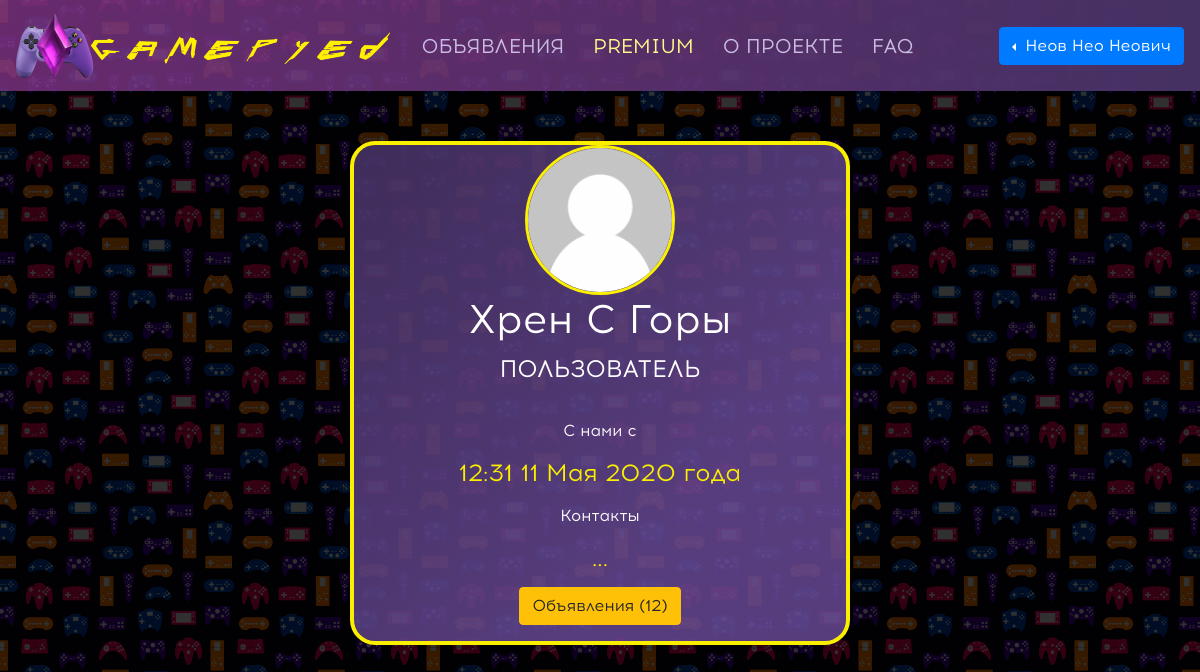
/user/4/ (signed in), run on the app's committed database.
### data/users.py (models this page shows, shortened)
class User(SqlAlchemyBase, UserMixin):
    __tablename__ = 'users'
    id = sqlalchemy.Column(sqlalchemy.Integer,
                           primary_key=True, autoincrement=True)
    name = sqlalchemy.Column(sqlalchemy.String, nullable=True)
    email = sqlalchemy.Column(sqlalchemy.String,
                              index=True, unique=True, nullable=True)
    status = sqlalchemy.Column(sqlalchemy.String, default="N")
    contacts = sqlalchemy.Column(sqlalchemy.JSON, nullable=True)
    hashed_password = sqlalchemy.Column(sqlalchemy.String, nullable=True)
    is_activate = sqlalchemy.Column(sqlalchemy.Boolean, default=False)
    uuid = sqlalchemy.Column(sqlalchemy.String, nullable=True)
    created_date = sqlalchemy.Column(sqlalchemy.String, nullable=True)
    img = sqlalchemy.Column(sqlalchemy.Boolean, nullable=True)
    news = orm.relation("News", back_populates='user')

### main.py (the view)
@app.route('/user/<int:id>/')
@login_required
def other_user(id):
    if current_user.is_authenticated and current_user.status == "B":
        return render_template('banned.html', title="GAMEPYED - ВЫ ЗАБАНЕНЫ")
    session = db_session.create_session()
    other_user = session.query(User).filter(User.id == id).first()
    if not other_user:
        abort(404)
    goods_len = len(session.query(News).filter(News.user_id == id).all())
    if goods_len > 0:
        return render_template('other_user.html', title=f'GAMEPYED - {other_user.name}',
                               other_user=other_user, goods_len=goods_len)
    return render_template('other_user.html', title=f'GAMEPYED - {other_user.name}',
                           other_user=other_user, goods_len=0)

### data/db_session.py (called while the page is built)
def create_session() -> Session:
    global __factory
    return __factory()

### main.py (called while the page is built)
@login_manager.user_loader
def load_user(user_id):
    session = db_session.create_session()
    return session.query(User).get(user_id)

### templates/other_user.html (shortened to what this page needs)
{% extends "base.html" %}
{% block content %}
<link rel="stylesheet" type="text/css" href="/static/css/style_log_reg.css">
<link rel="stylesheet" type="text/css" href="/static/css/style_user_info.css">
{% if other_user.img %}
<img src="/static/img/users/avatar/{{other_user.id}}.jpg" width="150" height="150">
{% else %}
<img src="/static/img/user.png">
{% endif %}
{% if other_user.status == "B" %}
<h1 style="text-decoration: line-through;">{{other_user.name}}</h1>
{% else %}
<h1>{{other_user.name}}</h1>
{% endif %}
{% if other_user.status == "N" %}
<p style="color: #fff; font-size: 24px; margin-bottom: 2rem;">ПОЛЬЗОВАТЕЛЬ</p>
{% elif other_user.status == "P" %}
<div class="premiumrainbow"><p style="font-size: 24px; margin-bottom: 2rem;">ПРЕМИУМ</p></div>
{% elif other_user.status == "A" %}
<div class="rainbow-animated"><p style="color: #ffe484; margin-bottom: 2rem;">АДМИН</p></div>
{% elif other_user.status == "B" %}
<p style="color: #E30B5C; font-size: 24px; margin-bottom: 2rem;">ЗАБАНЕН</p>
{% endif %}
<p>С нами с <h4 style="color: #fbef00;">{{other_user.created_date}}</h4></p>
<p>Контакты</p>
{% if other_user.contacts %}
{% for key in other_user.contacts %}
{% if key == "tl" %}
<h4> <i class="fas fa-mobile-alt" style="color: #fff;"></i> {{ other_user.contacts[key] }}</h4>
{% elif key == "vk" %}
<h4> <i class="fab fa-vk" style="color: #fff;"></i> {{ other_user.contacts[key] }}</h4>
{% elif key == "tg" %}
<h4> <i class="fab fa-telegram-plane" style="color: #fff;"></i> {{ other_user.contacts[key] }}</h4>
{% elif key == "it" %}
<h4> <i class="fab fa-instagram" style="color: #fff;"></i> {{ other_user.contacts[key] }}</h4>
{% elif key == "fb" %}
<h4> <i class="fab fa-facebook" style="color: #fff;"></i> {{ other_user.contacts[key] }}</h4>
{% elif key == "ok" %}
<h4> <i class="fab fa-odnoklassniki" style="color: #fff;"></i> {{ other_user.contacts[key] }}</h4>
{% endif %}
{% endfor %}
{% else %}
<h4>...</h4>
{% endif %}
{% if goods_len > 0 %}
<p>
    <a class="btn btn-warning" href="/">Объявления ({{goods_len}})</a>
</p>
{% else %}
<p>
    <a class="btn btn-warning" href="/">Объявления (0)</a>
</p>
{% endif %}
{% endblock %}

### templates/base.html (shortened to what this page needs)
<!doctype html>
<html lang="ru">
<head>
    <link rel="stylesheet"
          href="https://stackpath.bootstrapcdn.com/bootstrap/4.4.1/css/bootstrap.min.css"
>
    <link rel="stylesheet" type="text/css" href="/static/css/style.css">
    <link rel="stylesheet" href="https://use.fontawesome.com/releases/v5.8.1/css/all.css"
>
</head>
<body>
<header>
        <nav class="navbar navbar-expand-lg navbar-light">
            <a class="navbar-brand" href="/">
                <img src="/static/img/gamepyed.png" width="375" height="65" alt="">
            </a>
            <div class="collapse navbar-collapse">
                <div class="navbar-nav">
                    {% if title == "GAMEPYED - ОБЪЯВЛЕНИЯ" %}
                    <a class="nav-item nav-link active" href="/goods/page1">ОБЪЯВЛЕНИЯ</a>
                    <a class="nav-item nav-link" href="/premium" style="color: #fffa8a;"
                       onmouseover="this.style.color='#fbef00';" onmouseout="this.style.color='#fffa8a';">PREMIUM</a>
                    <a class="nav-item nav-link" href="/about">О ПРОЕКТЕ</a>
                    <a class="nav-item nav-link" href="/faq">FAQ</a>
                    {% elif title == "GAMEPYED - PREMIUM" %}
                    <a class="nav-item nav-link" href="/goods/page1">ОБЪЯВЛЕНИЯ</a>
                    <a class="nav-item nav-link active" href="/premium" style="color: #fbef00;">PREMIUM</a>
                    <a class="nav-item nav-link" href="/about">О ПРОЕКТЕ</a>
                    <a class="nav-item nav-link" href="/faq">FAQ</a>
                    {% else %}
                    <a class="nav-item nav-link" href="/goods/page1">ОБЪЯВЛЕНИЯ</a>
                    <a class="nav-item nav-link" href="/premium" style="color: #fffa8a;"
                       onmouseover="this.style.color='#fbef00';" onmouseout="this.style.color='#fffa8a';">PREMIUM</a>
                    <a class="nav-item nav-link" href="/about">О ПРОЕКТЕ</a>
                    <a class="nav-item nav-link" href="/faq">FAQ</a>
                    {% endif %}
                </div>
            </div>
            {% if current_user.is_authenticated %}
            <div class="btn-group dropleft">
                <button type="button" class="btn btn-primary dropdown-toggle" data-toggle="dropdown"
                        aria-haspopup="true"
                        aria-expanded="false"
                style="">
                    {{current_user.name}}
                </button>
            </div>
            {% endif %}
        </nav>
    </header>
    <main role="main" class="container">
            {% block content %} {% endblock %}
    </main>
</body>
</html>

### static/css/style.css (style rules this page uses)
h1 { color: #fbef00; }
body { background-color: #fff; font-family: "Acrom", sans-serif; background-image: url("/static/img/background.png"); }
nav { background: linear-gradient(270deg, rgba(69, 49, 99, 1), rgba(146, 60, 153, 0.7) 100%); }
.navbar-light .navbar-nav .nav-link { color: #cbbde2; }
.navbar-expand-lg .navbar-nav .nav-link { font-size: 20px; padding-right: .9rem; padding-left: .9rem; }

### static/css/style_log_reg.css (style rules this page uses)
h1 { color: #fff }
h4 { color: #fbef00; margin-top: .9rem; margin-bottom: .9rem; }
.container img { width: 150px; height: 150px; margin: -60 px 0 30px 0; border: 3px solid #fbef00; border-radius: 50%; }
.container { border: 4px solid #fbef00; }

### static/css/style_user_info.css (style rules this page uses)
.container { width: 500px; height: auto; background: linear-gradient(to bottom right, rgba(69, 49, 99, 0.9), rgba(108, 76, 155, 0.8) 70%); margin: 50px auto 0px auto; text-align: center; color: #fff; border-radius: 5%; }

### data on the page
User: name "Неов Нео Неович"
User: name "Хрен С Горы", created_date "12:31 11 Мая 2020 года"

### other printed values
{{ goods_len }} "12"
